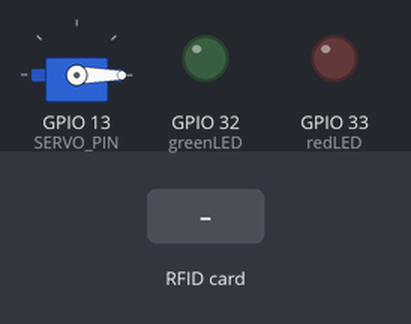
Bench run of a sketch on a simulated ESP32. On the bench: servo, output pins drawn as LEDs (lit = HIGH). The inputs (shaded band) are chosen by the test bench. WiFi joins after 1.5 s; servers stay silent unless stated; uploads are accepted with an empty reply; what the sketch prints to the serial monitor is not drawn.

Above: at 2.7 s.
2.8 s: RFID card 5E 7A 19 C4 held to the reader
At 3.7 s:
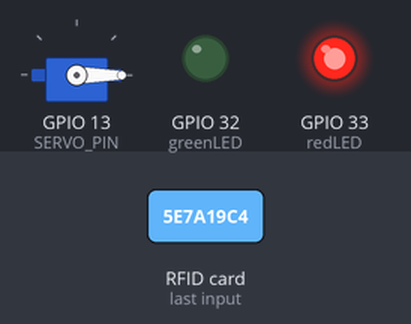
Timing chart, 0 to 6.5 s (numbered marks = the images above; inputs shaded):
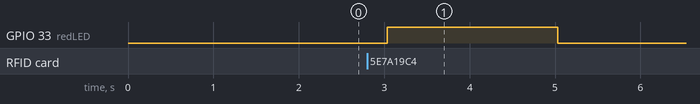

The sketch:

markAttendance.ino
```cpp
#include <Arduino.h>
#include <SPI.h>
#include <MFRC522.h>
#include <WiFi.h>
#include <HTTPClient.h>
#include <ESP32Servo.h>
#include <ArduinoJson.h>

// RFID pins
#define RST_PIN     27
#define SS_PIN      5
#define SERVO_PIN   13  // Servo control pin

// WiFi credentials
const char* ssid = "Aashish";
const char* password = "";


// API endpoint
const char* serverUrl = "https://gymify-m2guj.ondigitalocean.app/api/attendance";

// Initialize RFID and ServoD
MFRC522 rfid(SS_PIN, RST_PIN);
Servo gateServo;

// LED Pins for status indication
const int greenLED = 32;
const int redLED = 33;

void setup() {
  Serial.begin(9600);

  // Initialize LED pins
  pinMode(greenLED, OUTPUT);
  pinMode(redLED, OUTPUT);
  digitalWrite(greenLED, LOW);
  digitalWrite(redLED, LOW);

  // Initialize servo
  ESP32PWM::allocateTimer(0);
  gateServo.setPeriodHertz(50);    // Standard 50hz servo
  gateServo.attach(SERVO_PIN, 500, 2400); // Default min/max pulse widths
  gateServo.write(0); // Initial position

  // Initialize RFID
  SPI.begin();
  rfid.PCD_Init();

  // Connect to WiFi
  WiFi.begin(ssid, password);
  while (WiFi.status() != WL_CONNECTED) {
    delay(500);
    Serial.print(".");
  }
  Serial.println("\nConnected to WiFi");
}

String getCardUID(MFRC522::Uid uid) {
  String cardID = "";
  for (byte i = 0; i < uid.size; i++) {
    if (uid.uidByte[i] < 0x10) {
      cardID += "0";
    }
    cardID += String(uid.uidByte[i], HEX);
  }
  cardID.toUpperCase();
  return cardID;
}

void openGate() {
  gateServo.write(90); // Open position
  digitalWrite(greenLED, HIGH);
  delay(3000);         // Keep open for 3 seconds
  gateServo.write(0);  // Close position
  digitalWrite(greenLED, LOW);
}

void indicateError() {
  digitalWrite(redLED, HIGH);
  delay(2000);
  digitalWrite(redLED, LOW);
}

bool markAttendance(String cardNumber) {
  if (WiFi.status() != WL_CONNECTED) {
    Serial.println("WiFi not connected");
    return false;
  }

  HTTPClient http;
  http.begin(serverUrl);
  http.addHeader("Content-Type", "application/json");

  // Prepare JSON payload
  StaticJsonDocument<200> doc;
  doc["card_number"] = cardNumber;

  String jsonString;
  serializeJson(doc, jsonString);

  // Send POST request
  int httpResponseCode = http.POST(jsonString);

  if (httpResponseCode > 0) {
    String response = http.getString();
    Serial.println("HTTP Response code: " + String(httpResponseCode));
    Serial.println("Response: " + response);

    // Parse response
    StaticJsonDocument<200> responseDoc;
    DeserializationError error = deserializeJson(responseDoc, response);

    if (!error) {
      const char* status = responseDoc["status"];
      if (String(status) == "success") {
        return true;
      }
    }
  } else {
    Serial.println("Error on HTTP request");
  }

  http.end();
  return false;
}

void loop() {
  // Check if a new card is present
  if (!rfid.PICC_IsNewCardPresent() || !rfid.PICC_ReadCardSerial()) {
    delay(50);
    return;
  }

  // Get card UID
  String cardUID = getCardUID(rfid.uid);
  Serial.println("Card detected: " + cardUID);

  // Try to mark attendance
  if (markAttendance(cardUID)) {
    Serial.println("Attendance marked successfully");
    openGate();
  } else {
    Serial.println("Failed to mark attendance");
    indicateError();
  }

  rfid.PICC_HaltA();
  rfid.PCD_StopCrypto1();
}
```

Measured:
- after the input at 2.8 s, GPIO 33 (redLED): LOW → HIGH after 0.23 s, → LOW 2.0 s later
